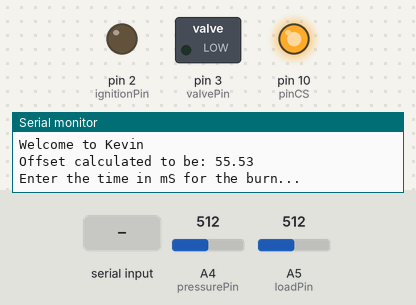
A sketch run on a simulated Arduino Uno, built with avr-gcc and run on an emulated ATmega328P. Shown: switched loads named in the sketch (green lamp = pin HIGH), output pins drawn as LEDs (lit = HIGH), the last lines printed to the serial monitor. The inputs (shaded band) are chosen by the test bench; at power-on: A4 (pressurePin) = 512, A5 (loadPin) = 512. Storage starts empty.

Above: at 0.8 s.
0.9 s: "1" received over Serial
3.4 s: "2" received over Serial
5.9 s: "3" received over Serial
8.4 s: "30,150,10\n" received over Serial
At 8.65 s:
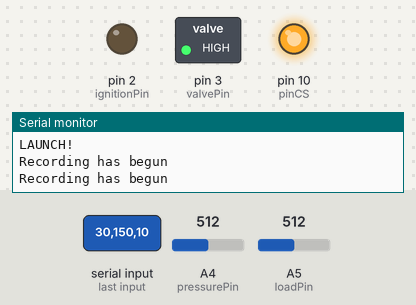
At 10.1 s:
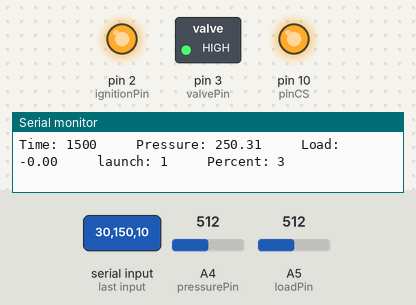
10.4 s: "4" received over Serial
At 11.5 s:
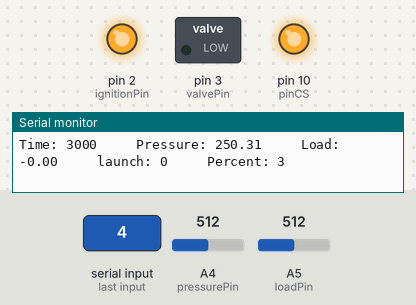
Timing chart, 0 to 12.9 s (numbered marks = the images above; inputs shaded):
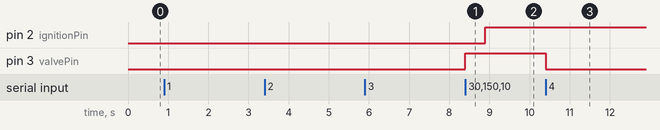

The sketch:

HybridRocketEngine.ino
```cpp
#include <SD.h>
#include <SPI.h>

boolean launch = LOW;
boolean record = LOW;
boolean control = LOW;
int percent = 0; // the percent valve will open

File myFile;
String fileName = "data.csv";
float calibration = 22.189; // calibration constant

// all times are in ms
unsigned long logFrequency = 25;
unsigned long streamFrequency = 500;
unsigned long ignitionDelay = 500;
unsigned long fullThrottleTime = 5000 + ignitionDelay;
unsigned long burnTime; // will be set by user input during startup

int minTime = 80; // DO NOT SET BELOW 80. Minimum valve cycle time

int ignitionPin = 2;
int valvePin = 3;
int pressurePin = A4;
int loadPin = A5;
int pinCS = 10; // chip select for the SD card

// Class for the ignition
class Ignition {

  unsigned long prevTime = 0;
  unsigned long startTime = 0;

  // Constructor
  public:
  Ignition() {
    pinMode(ignitionPin, OUTPUT);
  }

  void Update() {
    unsigned long curTime = millis();
    if ((launch) && (curTime - startTime > ignitionDelay)) {
      digitalWrite(ignitionPin, HIGH);
    }
  }

  void Initialize() {
    unsigned long curTime = millis();
    startTime = curTime;
  }

};

// Class for the pressure transducer and load cell
class Sensor {

  unsigned long prevLogTime = 0;
  unsigned long prevStreamTime = 0;
  unsigned long startTime = 0;
  float offset; // calibration offset;

  // Constructor
  public:
  Sensor() {
    pinMode(pressurePin, INPUT);
    pinMode(loadPin, INPUT);
  }

  void Update() {
      long curTime = millis() - startTime;

      if ((record) && (curTime - prevLogTime >= logFrequency)) {
        int presValue = analogRead(pressurePin);
        float presVoltage = (presValue/1023.0)*5;
        float psi = (presVoltage-0.5)*500/4;

        float loadValue = analogRead(loadPin);
        float loadVoltage = (loadValue/1023.0)*5;
        float weight = loadVoltage*calibration - offset;

        prevLogTime += logFrequency;

        String data = String(curTime) + "," + String(psi) + "," + String(weight);
        data += ","  + String(launch) + "," + String(percent) + ",";
        myFile = SD.open(fileName, FILE_WRITE);
        myFile.println(data);
        myFile.close();
      }

      if ((record) && (curTime - prevStreamTime >= streamFrequency)) {
        int presValue = analogRead(pressurePin);
        float presVoltage = (presValue/1023.0)*5;
        float psi = (presVoltage-0.5)*500/4;

        float loadValue = analogRead(loadPin);
        float loadVoltage = (loadValue/1023.0)*5;
        float weight = loadVoltage*calibration - offset;

        prevStreamTime += streamFrequency;

        String data = "Time: " + String(curTime) + "     Pressure: " + String(psi);
        data += "     Load: " + String(weight) + "     launch: " + String(launch);
        data += "     Percent: " + String(percent);
        Serial.println(data);
      }
    }

    void Calibrate() {
        for (int i = 1; i <= 25; i++) {
          float loadValue = analogRead(loadPin);
          float loadVoltage = (loadValue/1023.0)*5;
          float weight = loadVoltage*calibration;
          offset += weight;
          delay(20);
        }
        offset /= 25;
        Serial.print("Offset calculated to be: ");
        Serial.println(offset);
    }

    void Initialize() {
      unsigned long curTime = millis();
      startTime = curTime;
    }

};


// Class for valve
class Valve {

  boolean state = LOW;
  unsigned long startTime = 0;
  unsigned long prevTime = 0;

  // Constructor
  public:
  Valve() {
    pinMode(valvePin, OUTPUT);
  }

  void Update() {
    unsigned long curTime = millis();

    // full throttle burn
    if ((!control) && (launch) && (curTime - startTime < burnTime)) {
      digitalWrite(valvePin, HIGH);
    }
    // controlled burn, before controlled segment
    else if ((control) && (launch) && (curTime - startTime < fullThrottleTime)) {
      digitalWrite(valvePin, HIGH);
    }
    // controlled burn, during controlled segment
    else if ((control) && (launch) && (curTime - startTime < burnTime)) {
      int offTime;
      int onTime;
      if (percent >= 50) {
        offTime = minTime;
        onTime = percent*minTime/(100-percent);
      }
      else {
        onTime = minTime;
        offTime = (100-percent)*minTime/percent;
      }
      if ((state == LOW) && (curTime - prevTime >= offTime)) {
        state = HIGH;
        digitalWrite(valvePin, HIGH);
        prevTime = curTime;
      }
      else if ((state == HIGH) && (curTime - prevTime >= onTime)) {
        state = LOW;
        digitalWrite(valvePin, LOW);
        prevTime = curTime;
      }
    }
    else {
      digitalWrite(valvePin, LOW);
      launch = LOW;
    }
  }

  void Initialize() {
    unsigned long curTime = millis();
    startTime = curTime;
  }

};


// Create instances of the classes defined above
Ignition ignition;
Sensor sensors;
Valve valve;

void setup()   {
  Serial.begin(9600);
  pinMode(pinCS, OUTPUT);
  digitalWrite(pinCS, HIGH);
  SD.begin();

  if (!SD.begin(pinCS)) {
    Serial.println("Card failed, or not present");
  }

  myFile = SD.open(fileName, FILE_WRITE);
  myFile.print("TIME (mS),");
  myFile.print("PRESSURE (PSI),");
  myFile.print("LOAD (LBS),");
  myFile.print("STATUS,");
  myFile.println("PERCENT");
  myFile.close();

  Serial.println("Welcome to Kevin");
  sensors.Calibrate();
  Serial.println();

  // read in total burn time
  Serial.println("Enter the time in mS for the burn...");
  while(1) {
    if (Serial.available()) {
      long command = Serial.parseInt();
      burnTime = ignitionDelay + command;
      Serial.print("Burn time set to: ");
      Serial.println(command);
      Serial.println();
      break;
    }
  }

  // determine what type of burn is requested
  Serial.println(F("Enter 1 for a full throttle burn, or 2 for a controlled burn"));
  Serial.println(F("Controlled burns will start after 5 seconds of full throttle..."));
  Serial.println();
  while(1) {
    if (Serial.available()) {
      int command = Serial.parseInt();
      if (command == 1) {
        Serial.println("You have selected a full throttle burn");
        Serial.println();
        break;
      }
      else if (command == 2) {
         Serial.println("You have selected a throttled burn");
         Serial.println("Enter the control percentage...");
         while(1) {
          if (Serial.available()) {
            percent = Serial.parseInt();
            if (percent != 0) { //if the percent has been updated
              Serial.print("Percent set to: ");
              Serial.println(percent);
              Serial.println();
              break;
            }
          }
        }
        control = HIGH;
        break;
      }
    }
  }

  Serial.println(F("Commands you should know:"));
  Serial.println(F("    Enter 1 to record data."));
  Serial.println(F("    Enter 2 to end recording."));
  Serial.println(F("    Enter 3 to launch."));
  Serial.println(F("    Enter 4 to ABORT."));
  Serial.println();
}

void loop() {
  if (Serial.available()) {
    char command = Serial.read();
    switch (command) {
      case '1':
        record = HIGH;
        sensors.Initialize();
        Serial.println("Recording has begun");
        Serial.println();
        break;
      case '2':
        record = LOW;
        Serial.println("Recording has ended");
        Serial.println();
        break;
      case '3':
        launch = HIGH;
        valve.Initialize();
        ignition.Initialize();
        Serial.println("LAUNCH!");
        Serial.println();
        break;
      case '4':
        launch = LOW;
        Serial.println("ABORT!");
        Serial.println();
        break;
    }
  }
  ignition.Update();
  valve.Update();
  sensors.Update();
}
```

Measured:
- after the input at 8.4 s, pin 2 (ignitionPin): LOW → HIGH after 0.50 s; pin 3 (valvePin): LOW → HIGH at once
- after the input at 10.4 s, pin 3 (valvePin): HIGH → LOW at once
